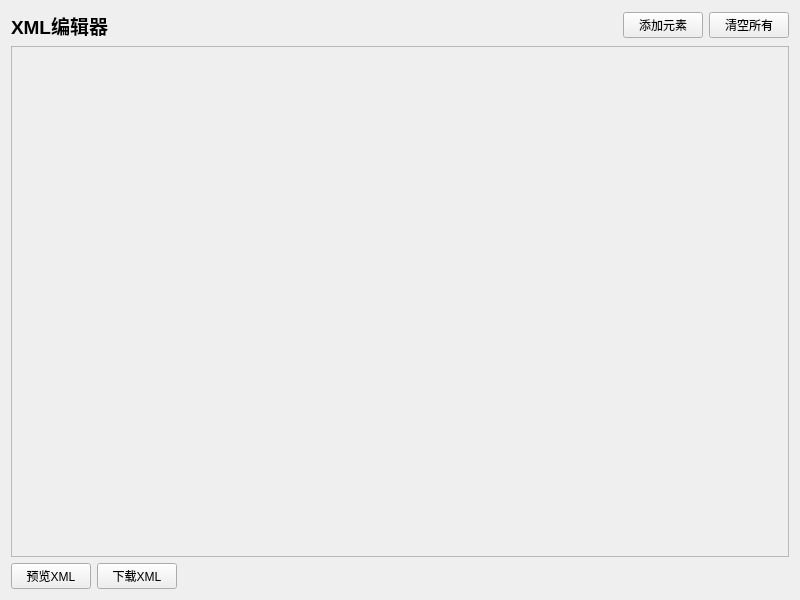
<?xml version="1.0" encoding="UTF-8"?>
<ui version="4.0">
 <class>XmlEditor</class>
 <widget class="QWidget" name="XmlEditor">
  <property name="geometry">
   <rect>
    <x>0</x>
    <y>0</y>
    <width>800</width>
    <height>600</height>
   </rect>
  </property>
  <property name="windowTitle">
   <string>XML编辑器</string>
  </property>
  <layout class="QVBoxLayout" name="verticalLayout">
   <item>
    <layout class="QHBoxLayout" name="horizontalLayout_top">
     <item>
      <widget class="QLabel" name="label_title">
       <property name="font">
        <font>
         <pointsize>14</pointsize>
         <weight>75</weight>
         <bold>true</bold>
        </font>
       </property>
       <property name="text">
        <string>XML编辑器</string>
       </property>
      </widget>
     </item>
     <item>
      <spacer name="horizontalSpacer">
       <property name="orientation">
        <enum>Qt::Horizontal</enum>
       </property>
       <property name="sizeHint" stdset="0">
        <size>
         <width>40</width>
         <height>20</height>
        </size>
       </property>
      </spacer>
     </item>
     <item>
      <widget class="QPushButton" name="btn_add_element">
       <property name="text">
        <string>添加元素</string>
       </property>
      </widget>
     </item>
     <item>
      <widget class="QPushButton" name="btn_clear_all">
       <property name="text">
        <string>清空所有</string>
       </property>
      </widget>
     </item>
    </layout>
   </item>
   <item>
    <widget class="QScrollArea" name="scrollArea">
     <property name="widgetResizable">
      <bool>true</bool>
     </property>
     <widget class="QWidget" name="scrollAreaWidgetContents">
      <property name="geometry">
       <rect>
        <x>0</x>
        <y>0</y>
        <width>782</width>
        <height>69</height>
       </rect>
      </property>
      <layout class="QVBoxLayout" name="items_layout">
       <item>
        <spacer name="verticalSpacer">
         <property name="orientation">
          <enum>Qt::Vertical</enum>
         </property>
         <property name="sizeHint" stdset="0">
          <size>
           <width>20</width>
           <height>40</height>
          </size>
         </property>
        </spacer>
       </item>
      </layout>
     </widget>
    </widget>
   </item>
   <item>
    <layout class="QHBoxLayout" name="horizontalLayout_bottom">
     <item>
      <widget class="QPushButton" name="btn_preview">
       <property name="text">
        <string>预览XML</string>
       </property>
      </widget>
     </item>
     <item>
      <widget class="QPushButton" name="btn_download">
       <property name="text">
        <string>下载XML</string>
       </property>
      </widget>
     </item>
     <item>
      <spacer name="horizontalSpacer_2">
       <property name="orientation">
        <enum>Qt::Horizontal</enum>
       </property>
       <property name="sizeHint" stdset="0">
        <size>
         <width>40</width>
         <height>20</height>
        </size>
       </property>
      </spacer>
     </item>
    </layout>
   </item>
  </layout>
 </widget>
 <resources/>
 <connections/>
</ui>
